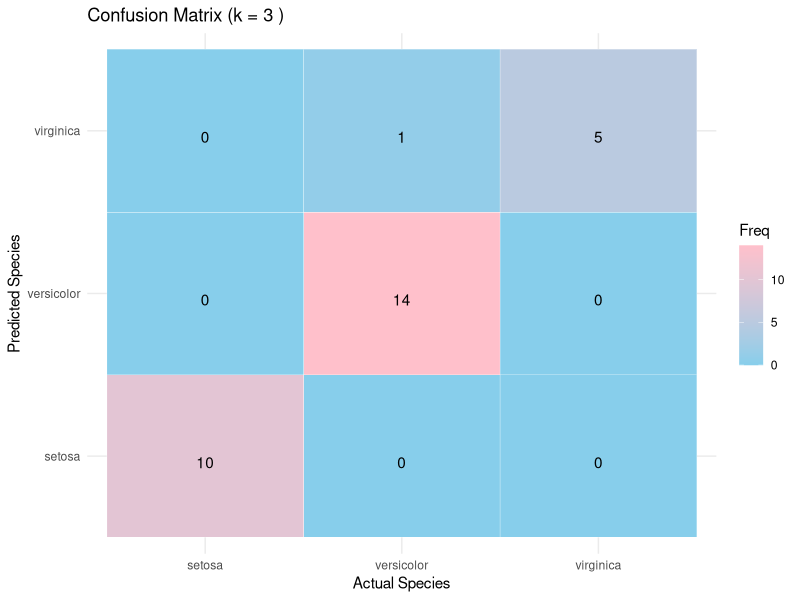
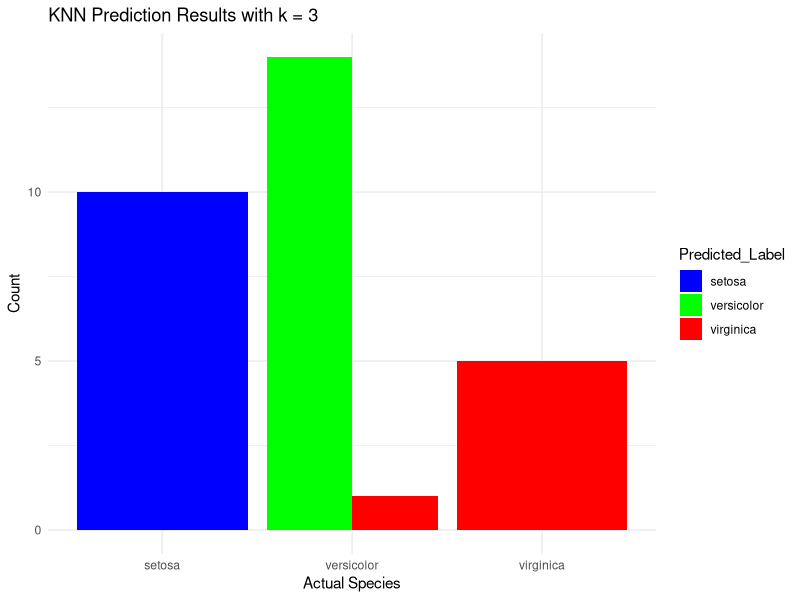

Recreate these plots in R, in order.
# Load necessary libraries
print("Khyati Khurana - 21BDS0349")
library(class)
library(dplyr)
library(ggplot2)
library(caret)  # For confusion matrix visualization

# Use the built-in iris dataset
data <- iris

# Display the first few rows of the dataset
head(data)

# Normalize function to scale the features between 0 and 1
normalize <- function(x) {
  return ((x - min(x)) / (max(x) - min(x)))
}

# Apply normalization only to feature columns
data_normalized <- as.data.frame(lapply(data[, 1:4], normalize))

# Add target variable back to the normalized data frame
data_normalized$Species <- data$Species

# Improved user input handling with default values
cat("Enter the value of k: ")
input_k <- readline()
k <- ifelse(nzchar(input_k), as.integer(input_k), 3)  # Default to 3 if no input

cat("Enter the training data ratio (e.g., 0.8 for 80%): ")
input_ratio <- readline()
train_ratio <- ifelse(nzchar(input_ratio), as.numeric(input_ratio), 0.8)  # Default to 0.8 if no input

# Ensure valid inputs
if (is.na(k) || k <= 0) {
  k <- 3
  cat("Invalid k value, defaulting to k = 3\n")
}
if (is.na(train_ratio) || train_ratio <= 0 || train_ratio >= 1) {
  train_ratio <- 0.8
  cat("Invalid training ratio, defaulting to 0.8\n")
}

# Split dataset into training and testing sets
set.seed(123)  # For reproducibility
train_indices <- sample(1:nrow(data_normalized), train_ratio * nrow(data_normalized))
train_data <- data_normalized[train_indices, ]
test_data <- data_normalized[-train_indices, ]

# Separate features and target variables
train_features <- train_data[, -ncol(train_data)]
train_labels <- train_data$Species
test_features <- test_data[, -ncol(test_data)]
test_labels <- test_data$Species

# Apply KNN model
knn_pred <- knn(train = train_features, test = test_features, cl = train_labels, k = k)

# Model evaluation: Calculate accuracy
accuracy <- sum(knn_pred == test_labels) / length(test_labels) * 100
cat("Accuracy of the KNN model with k =", k, "is", round(accuracy, 2), "%\n")

# Create a confusion matrix
conf_matrix <- table(Predicted = knn_pred, Actual = test_labels)
cat("Confusion Matrix:\n")
print(conf_matrix)

# Visualize the confusion matrix using ggplot2 as a heatmap
conf_matrix_df <- as.data.frame(conf_matrix)
ggplot(conf_matrix_df, aes(x = Actual, y = Predicted, fill = Freq)) +
  geom_tile(color = "white") +
  scale_fill_gradient(low = "skyblue", high = "pink") +
  geom_text(aes(label = Freq), vjust = 1) +
  labs(title = paste("Confusion Matrix (k =", k, ")"),
       x = "Actual Species",
       y = "Predicted Species") +
  theme_minimal()

# Plot the predicted vs actual values
ggplot(data.frame(Test_Label = test_labels, Predicted_Label = knn_pred), aes(x = Test_Label, fill = Predicted_Label)) +
  geom_bar(position = "dodge") +
  labs(title = paste("KNN Prediction Results with k =", k),
       x = "Actual Species",
       y = "Count") +
  scale_fill_manual(values = c("setosa" = "blue", "versicolor" = "green", "virginica" = "red")) +
  theme_minimal()

